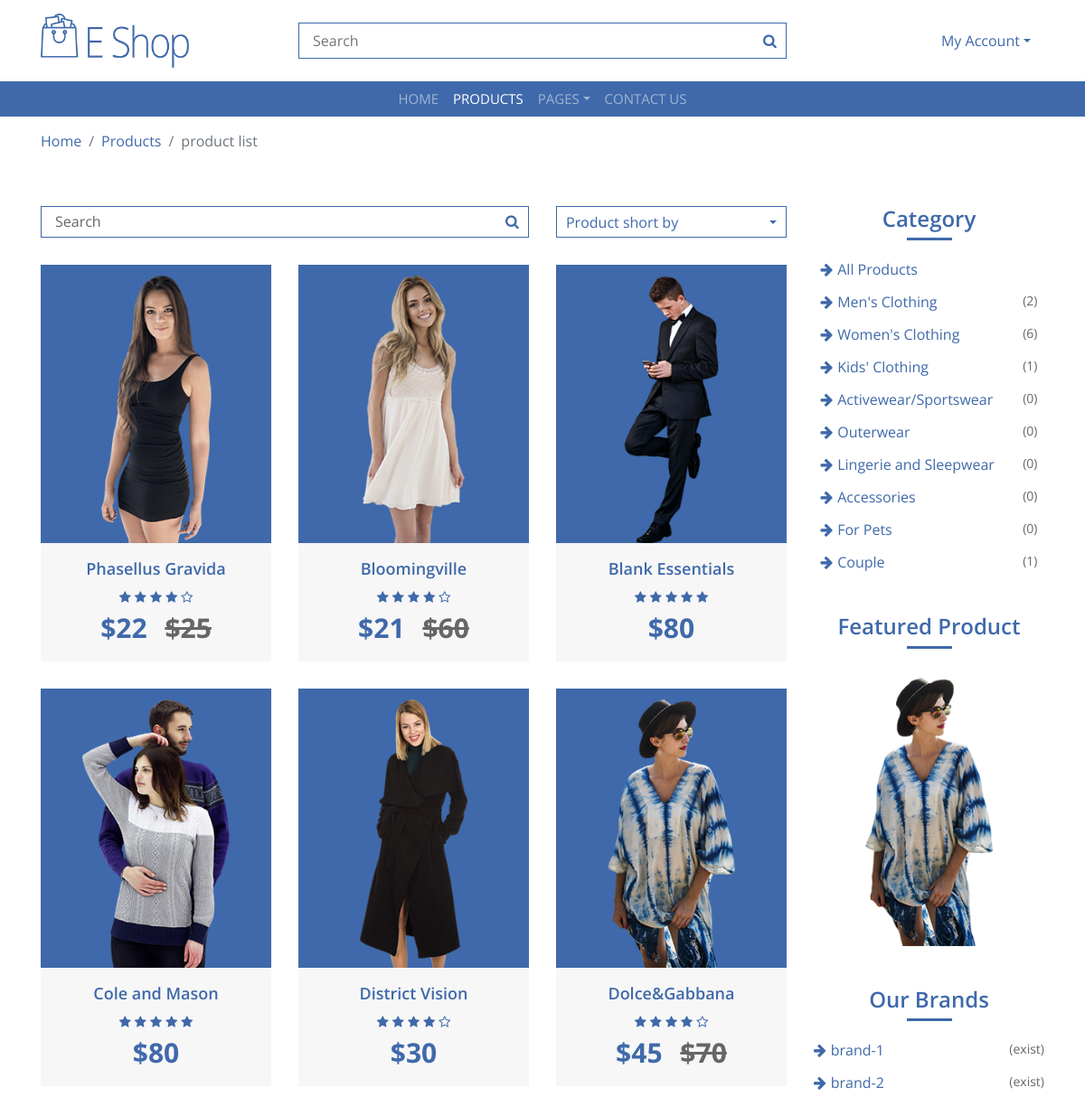
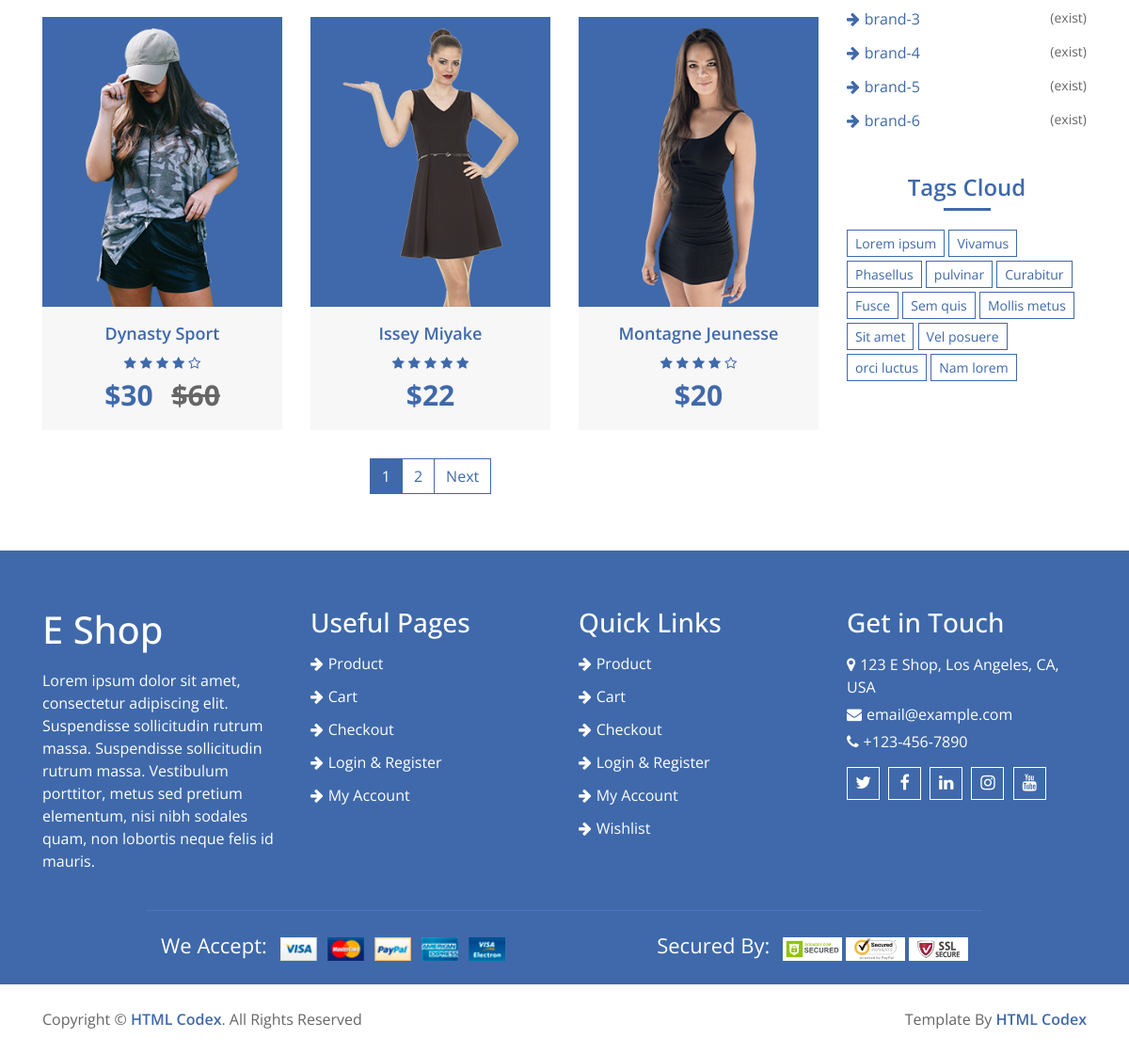
Screenshot of /products/ with the database file from the repository (2 pictures, top to bottom).
### core/models.py (models this page shows, shortened)
class Products(models.Model):
    product_name = models.CharField(max_length=200)
    image = models.ImageField(upload_to='products/')
    ex_price = models.CharField(max_length=200, blank=True, null=True)
    price = models.CharField(max_length=200)
    score = models.FloatField(default=0)
    details = models.TextField()
    description = models.TextField()
    specification = models.TextField()
    is_active = models.BooleanField(default=True)
    category = models.ForeignKey(
        Category,
        related_name='products',
        on_delete=models.CASCADE,
        null=True,
        blank=True
    )

class Category(models.Model):
    name = models.CharField(max_length=100, unique=True)
    slug = models.SlugField(max_length=100, unique=True)
    created_at = models.DateTimeField(auto_now_add=True)
    updated_at = models.DateTimeField(auto_now=True)
    is_active = models.BooleanField(default=True)

class Brands(models.Model):
    name = models.CharField(max_length=200)
    image = models.ImageField(upload_to='products/')
    created_at = models.DateTimeField(auto_now_add=True)

### core/views.py (the view)
# urls.py: path('products/', product_view, name='products'),
def product_view(request):
    category_id = request.GET.get('category')
    if category_id:
        if category_id == "all":
            products_list = Products.objects.all()
        else:
            products_list = Products.objects.filter(category__id=category_id)
    else:
        products_list = Products.objects.all()
    paginator = Paginator(products_list, 9)
    page_number = request.GET.get('page', 1)
    page_obj = paginator.get_page(page_number)
    featured_products = Products.objects.filter(ex_price__isnull=False).exclude(ex_price="")
    featured_product = random.choice(featured_products) if featured_products.exists() else None
    brands = Brands.objects.all()
    categories = Category.objects.filter(is_active=True)
    return render(request, 'products.html', {
        'page_obj': page_obj,
        'featured_product': featured_product,
        'brands': brands,
        'categories': categories,
    })

### templates/products.html (shortened to what this page needs)
{% extends 'base.html'  %}
{% load static %}
{% block content %}
<div class="breadcrumb-wrap">
    <div class="container">
        <ul class="breadcrumb">
            <li class="breadcrumb-item"><a href="#">Home</a></li>
            <li class="breadcrumb-item"><a href="#">Products</a></li>
            <li class="breadcrumb-item active">product list</li>
        </ul>
    </div>
</div>
<div class="product-view">
    <div class="container">
        <div class="row">
            <div class="col-md-9">
                <div class="row">
                    <div class="col-lg-12">
                        <div class="row">
                            <div class="col-md-8">
                                <div class="product-search">
                                    <input type="email" value="Search">
                                    <button><i class="fa fa-search"></i></button>
                                </div>
                            </div>
                            <div class="col-md-4">
                                <div class="product-short">
                                    <div class="dropdown">
                                        <a href="#" class="dropdown-toggle" data-toggle="dropdown">Product short by</a>
                                    </div>
                                </div>
                            </div>
                        </div>
                    </div>
                    {%for product in page_obj%}
                    <div class="col-lg-4">
                        <div class="product-item">
                            <div class="product-image">
                                <a href="{% url 'shopping:product_detail' product.id %}">
                                    <img src="{{product.image.url}}" alt="Product Image">
                                </a>
                            </div>
                            <div class="product-content">
                                <div class="title"><a href="#">{{ product.product_name }}</a></div>
                                <div class="ratting">
                                    {%for i in '12345'%}
                                        {%if forloop.counter <= product.score %}
                                            <i class="fa fa-star"></i>
                                        {% else %}
                                            <i class="fa fa-star-o"></i>
                                        {% endif %}
                                    {%endfor%}
                                </div>
                                {% if product.ex_price %}
                                <div class="price">{{product.price}} <span>{{product.ex_price}}</span></div>
                                {% else %}
                                <div class="price">{{product.price}}</div>
                                {% endif %}
                            </div>
                        </div>
                    </div>
                    {%endfor%}
                </div>
                <div class="col-lg-12">
                    <nav aria-label="Page navigation example">
                        <ul class="pagination justify-content-center">
                            {% for num in page_obj.paginator.page_range %}
                                <li class="page-item {% if page_obj.number == num %}active{% endif %}">
                                    <a class="page-link" href="?page={{ num }}">{{ num }}</a>
                                </li>
                            {% endfor %}
                            {% if page_obj.has_next %}
                                <li class="page-item">
                                    <a class="page-link" href="?page={{ page_obj.next_page_number }}">Next</a>
                                </li>
                            {% endif %}
                        </ul>
                    </nav>
                </div>
            </div>
            <div class="col-md-3">
                {% include '__categories.html' %}
                <div class="sidebar-widget image">
                    <h2 class="title">Featured Product</h2>
                    {% if featured_product %}
                    <a href="{% url 'shopping:product_detail' featured_product.id %}">
                        <img src="{{ featured_product.image.url }}" alt="Image">
                    </a>
                    {% else %}
                     <a href="{% url 'shopping:product_detail' featured_product.id %}">
                        <img src="{% static 'base/img/category-1.jpg' %}" alt="Image">
                    </a>
                    {% endif %}
                </div>
                <div class="sidebar-widget brands">
                    <h2 class="title">Our Brands</h2>
                    <ul>
                        {% for brand in brands %}
                            <li><a href="#">{{brand.name}}</a><span>(exist)</span></li>
                        {% empty %}
                            <li>No brands available.</li>
                        {% endfor %}
                    </ul>
                </div>
                <div class="sidebar-widget tag">
                    <h2 class="title">Tags Cloud</h2>
                    <a href="#">Lorem ipsum</a>
                    <a href="#">Vivamus</a>
                    <a href="#">Phasellus</a>
                    <a href="#">pulvinar</a>
                    <a href="#">Curabitur</a>
                    <a href="#">Fusce</a>
                    <a href="#">Sem quis</a>
                    <a href="#">Mollis metus</a>
                    <a href="#">Sit amet</a>
                    <a href="#">Vel posuere</a>
                    <a href="#">orci luctus</a>
                    <a href="#">Nam lorem</a>
                </div>
            </div>
        </div>
    </div>
</div>
{% endblock %}

### templates/base.html (shortened to what this page needs)
<!DOCTYPE html>
{% load static %}
<html lang="en">
    <head>
        <link href="https://stackpath.bootstrapcdn.com/bootstrap/4.4.1/css/bootstrap.min.css" rel="stylesheet">
        <link href="https://stackpath.bootstrapcdn.com/font-awesome/4.7.0/css/font-awesome.min.css" rel="stylesheet">
        <link href="{% static 'base/lib/slick/slick.css' %}" rel="stylesheet">
        <link href="{% static 'base/lib/slick/slick-theme.css' %}" rel="stylesheet">
        <link href="{% static 'base/css/style.css' %}" rel="stylesheet">
    </head>
    <body>
        <div class="top-header">
            <div class="container">
                <div class="row align-items-center">
                    <div class="col-md-3">
                        <div class="logo">
                            <a href="{% url 'shopping:products' %}">
                                <img src="{% static 'base/img/logo.png' %}" alt="Logo">
                            </a>
                        </div>
                    </div>
                    <div class="col-md-6">
                        <div class="search">
                            <input type="text" placeholder="Search">
                            <button><i class="fa fa-search"></i></button>
                        </div>
                    </div>
                    <div class="col-md-3">
                        <div class="user">
                            <div class="dropdown">
                                {% if request.user.is_authenticated %}
                                    <a href="#" class="dropdown-toggle" data-toggle="dropdown">{{ request.user.username }}</a>
                                    <div class="dropdown-menu">
                                        <a href="{% url 'shopping:account' %}" class="dropdown-item">Account</a>
                                        <a href="{% url 'shopping:logout' %}" class="dropdown-item">Logout</a>
                                    </div>
                                {% else %}
                                    <a href="#" class="dropdown-toggle" data-toggle="dropdown">My Account</a>
                                {% endif %}
                            </div>
                        </div>
                    </div>
                </div>
            </div>
        </div>
        <div class="header">
            <div class="container">
                <nav class="navbar navbar-expand-md bg-dark navbar-dark">
                    <div class="collapse navbar-collapse justify-content-between" id="navbarCollapse">
                        <div class="navbar-nav m-auto">
                            <a href="{% url 'shopping:home' %}" class="nav-item nav-link {% if request.path == '/' %} active {% endif %}">Home</a>
                            <a href="{% url 'shopping:products' %}" class="nav-item nav-link {% if 'products/' in request.path %} active {% endif %}">Products</a>
                            <div class="nav-item dropdown">
                                <a href="#" class="nav-link dropdown-toggle
 " data-toggle="dropdown">Pages</a>
                            </div>
                            <a href="{% url 'shopping:contact' %}" class="nav-item nav-link {% if 'contact/' in request.path %} active {% endif %}">Contact Us</a>
                        </div>
                    </div>
                </nav>
            </div>
        </div>
        {%block content%} {%endblock%}
        <div class="footer">
            <div class="container-fluid">
                <div class="row">
                    <div class="col-lg-3 col-md-6">
                        <div class="footer-widget">
                            <h1>E Shop</h1>
                            <p>
                                Lorem ipsum dolor sit amet, consectetur adipiscing elit. Suspendisse sollicitudin rutrum massa. Suspendisse sollicitudin rutrum massa. Vestibulum porttitor, metus sed pretium elementum, nisi nibh sodales quam, non lobortis neque felis id mauris.
                            </p>
                        </div>
                    </div>
                    <div class="col-lg-3 col-md-6">
                        <div class="footer-widget">
                            <h3 class="title">Useful Pages</h3>
                            <ul>
                                <li><a href="{{ products_url }}">Product</a></li>
                                <li><a href="{{ cart_url }}">Cart</a></li>
                                <li><a href="{{ checkout_url }}">Checkout</a></li>
                                <li><a href="{{ login_url }}">Login & Register</a></li>
                                <li><a href="{{ account_url }}">My Account</a></li>
                            </ul>
                        </div>
                    </div>
                    <div class="col-lg-3 col-md-6">
                        <div class="footer-widget">
                            <h3 class="title">Quick Links</h3>
                            <ul>
                                <li><a href="{{ products_url }}">Product</a></li>
                                <li><a href="{{ cart_url }}">Cart</a></li>
                                <li><a href="{{ checkout_url }}">Checkout</a></li>
                                <li><a href="{{ login_url }}">Login & Register</a></li>
                                <li><a href="{{ account_url }}">My Account</a></li>
                                <li><a href="{{ wishlist_url }}">Wishlist</a></li>
                            </ul>
                        </div>
                    </div>
                    <div class="col-lg-3 col-md-6">
                        <div class="footer-widget">
                            <h3 class="title">Get in Touch</h3>
                            <div class="contact-info">
                                <p><i class="fa fa-map-marker"></i>123 E Shop, Los Angeles, CA, USA</p>
                                <p><i class="fa fa-envelope"></i>email@example.com</p>
                                <p><i class="fa fa-phone"></i>+123-456-7890</p>
                                <div class="social">
                                    <a href="{{twitter}}"><i class="fa fa-twitter"></i></a>
                                    <a href="{{facebook}}"><i class="fa fa-facebook"></i></a>
                                    <a href="{{linkedin}}"><i class="fa fa-linkedin"></i></a>
                                    <a href="{{instagram}}"><i class="fa fa-instagram"></i></a>
                                    <a href="{{youtube}}"><i class="fa fa-youtube"></i></a>
                                </div>
                            </div>
                        </div>
                    </div>
                </div>
                <div class="row payment">
                    <div class="col-md-6">
                        <div class="payment-method">
                            <p>We Accept:</p>
                            <img src="{% static 'base/img/payment-method.png' %}" alt="Payment Method" />
                        </div>
                    </div>
                    <div class="col-md-6">
                        <div class="payment-security">
                            <p>Secured By:</p>
                            <img src="{% static 'base/img/godaddy.svg' %}" alt="Payment Security" />
                            <img src="{% static 'base/img/norton.svg' %}" alt="Payment Security" />
                            <img src="{% static 'base/img/ssl.svg' %}" alt="Payment Security" />
                        </div>
                    </div>
                </div>
            </div>
        </div>
        <div class="footer-bottom">
            <div class="container">
                <div class="row">
                    <div class="col-md-6 copyright">
                        <p>Copyright &copy; <a href="https://htmlcodex.com">HTML Codex</a>. All Rights Reserved</p>
                    </div>
                    <div class="col-md-6 template-by">
                        <p>Template By <a href="https://htmlcodex.com">HTML Codex</a></p>
                    </div>
                </div>
            </div>
        </div>
    </body>
</html>

### templates/__categories.html
<div class="sidebar-widget category">
    <h2 class="title">Category</h2>
    <ul>
        <li>
            <a href="?category=all" class="reset-category">All Products</a>
        </li>
        {% for category in categories %}
            {% if category.is_active %}
                <li>
                    <a href="?category={{ category.id }}">{{ category.name }}</a>
                    <span>({{ category.products.count }})</span>
                </li>
            {% endif %}
        {% endfor %}
    </ul>
</div>

### rows the page displays
Products: image (picture), product_name "Phasellus Gravida", score 4 (drawn), price "$22", ex_price "$25"
Products: image (picture), product_name "Bloomingville", score 4 (drawn), price "$21", ex_price "$60"
Products: image (picture), product_name "Blank Essentials", price "$80"
Products: image (picture), product_name "Cole and Mason", price "$80"
Products: image (picture), product_name "District Vision", score 4 (drawn), price "$30"
Products: image (picture), product_name "Dolce&Gabbana", score 4 (drawn), price "$45", ex_price "$70"
Products: image (picture), product_name "Dynasty Sport", score 4 (drawn), price "$30", ex_price "$60"
Products: image (picture), product_name "Issey Miyake", price "$22"
Products: image (picture), product_name "Montagne Jeunesse", score 4 (drawn), price "$20"
Category: name "Men's Clothing", products.count "2"
Category: name "Women's Clothing", products.count "6"
Category: name "Kids' Clothing", products.count "1"
Category: name "Activewear/Sportswear", products.count "0"
Category: name "Outerwear", products.count "0"
Category: name "Lingerie and Sleepwear", products.count "0"
Category: name "Accessories", products.count "0"
Category: name "For Pets", products.count "0"
Category: name "Couple", products.count "1"
Brands: name "brand-1"
Brands: name "brand-2"
Brands: name "brand-3"
Brands: name "brand-4"
Brands: name "brand-5"
Brands: name "brand-6"

### other values shown
{{ num }} "1" "2"
